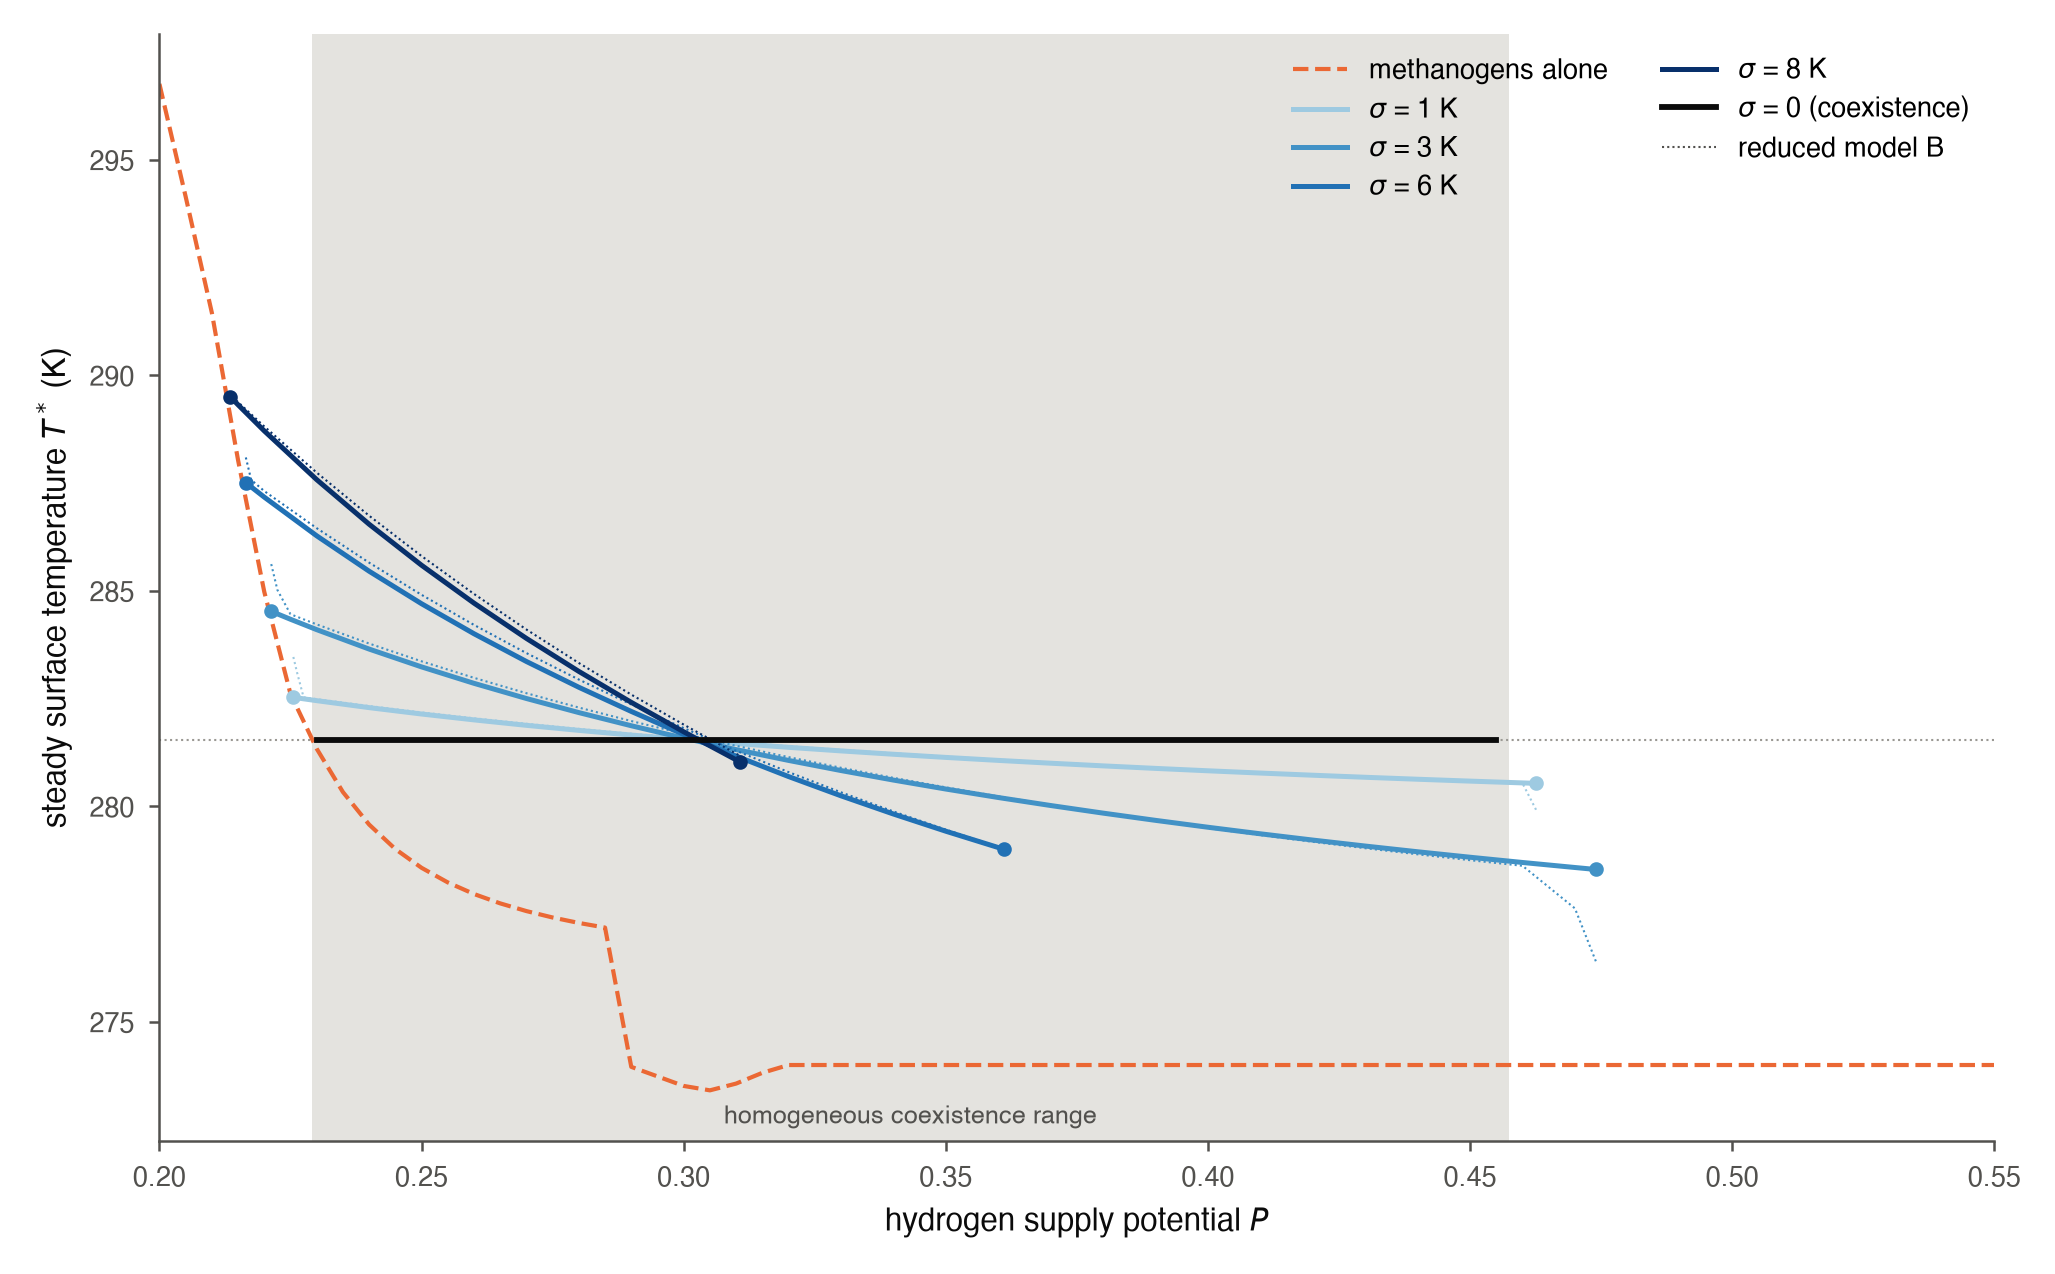

The script that saved this image:
"""Issue 1: finite steady temperature response T*(P) to supply under habitat spread.

Continues the f=0.5, fixed-products, ell=0.001 /h, d=1e-4 /yr spread state in the
supply potential P outward from P=0.30, with the archived adaptive-quadrature
and doubling acceptance. Compares each curve with the weak-mixing reduced model
(flux balance r = kappa P g(phi_M), T = T_clim(r), phi_M = (T+sigma-T*)/(2 sigma)).
"""

import json
import os
import sys
import time
from concurrent.futures import ProcessPoolExecutor
from dataclasses import replace
from pathlib import Path

for _v in ('OMP_NUM_THREADS', 'OPENBLAS_NUM_THREADS', 'VECLIB_MAXIMUM_THREADS'):
    os.environ.setdefault(_v, '1')

import numpy as np
from scipy.optimize import brentq

from terra_prisca.haze_world import continuum_core as model
from terra_prisca.haze_world import continuum_experiments as ce
from terra_prisca.haze_world import dynamic_core as ref
from terra_prisca.haze_world import dynamic_realisation as b1
from terra_prisca.haze_world import population_coupling as core

HERE = Path(__file__).resolve().parent
STEM = HERE / 'issue1_spread_response'
F, D = .5, 1e-4
P_REF, P_LO_HOM, P_HI_HOM = .30, .229178, .457327
SIGMAS = (0., 1., 3., 6., 8.)
TAU_SIGMAS = (1., 3., 6., 8.)
TAU_P = (.24, .30, .36, .42)
P_MIN, P_MAX, STEP = .20, .55, .01
ETA_A, ETA_M = .894871, .941322
MIN_GAP = 1e-4


def params_at(sigma, P, mesh=None):
    return ce.parameters('fixed', F, sigma, D, P, mesh)


def cheap_measure(y, p):
    g = ce.gain_check(y, p)
    return dict(T=ref.temperature(y[-1], p), r=float(y[-1]), Sc=g.get('Sc'), S0=g.get('S0'),
                G_loc=g.get('G_loc'), fd_ok=g.get('frozen_fd_agrees', False), nodes=p.n)


def agree(a, b):
    return (abs(a['T']-b['T']) < 1e-5 and ce.slopes_agree(a, b))


def accept(y, p, measure=cheap_measure, same=agree, max_iter=7):
    """Logit-resolve, then double mixed panels until slopes (and T) agree."""
    res = model.adaptive_equilibrium(p, seed=y, max_levels=32, max_nodes=4096)
    if res.get('status') != 'logit_resolved':
        return None, res.get('status')
    p, y = res['p'], res['y']
    prev = measure(y, p)
    for it in range(max_iter):
        mesh, _ = model.refine_panels(y, p, force_mixed=True)
        if len(mesh.nodes) == p.n:
            e = np.asarray(p.mesh.panels)
            mesh = model.gauss_mesh(p.sigma_k, np.sort(np.r_[e, (e[:-1]+e[1:])/2]))
        if len(mesh.nodes) > 4096:
            return None, 'node_limit'
        q = replace(p, mesh=mesh)
        found = model.equilibrium(model.interpolate_state(y, p, q), q)
        if found is None:
            return None, 'doubling_root_unresolved'
        _, chk = model.refine_panels(found['y'], q)
        if chk['status'] != 'logit_resolved':
            found = model.adaptive_equilibrium(q, seed=found['y'], max_levels=32, max_nodes=4096)
            if found.get('status') != 'logit_resolved':
                return None, found.get('status')
            q = found['p']
        cur = measure(found['y'], q)
        ok = same(prev, cur) and cur.get('fd_ok', True)
        p, y, prev = q, found['y'], cur
        if ok:
            return dict(y=y, p=p, m=cur, doublings=it+1), 'qualified'
    return None, 'doubling_unresolved'


def record(sigma, P, st, direction, status='accepted'):
    m, p = st['m'], st['p']
    ts = ref.temperature_status(st['y'], p)
    x = st['y'][:-1].reshape(p.n, 4)
    mean = p.weights @ x[:, 1:3]
    return dict(sigma_K=sigma, P=P, direction=direction, status=status, T_K=m['T'], r=m['r'],
                mean_acetogen=float(mean[0]), mean_methanogen=float(mean[1]),
                S_K_per_efold=m['Sc'], S0=m['S0'], G_loc=m['G_loc'], nodes=m['nodes'],
                doublings=st['doublings'], support_min_K=ts['support_min_k'],
                support_max_K=ts['support_max_k'])


def predictors(st, q, notes):
    """Tangent in r, previous biomass profile re-solved node by node (local manifold), on a fresh mesh."""
    p, y = st['p'], st['y']
    b = model.local_blocks(y, p)
    forcing = np.zeros((p.n, 4))
    forcing[:, 0] = model.YEAR/core.HENRY_30C_MOL_L_PA*core.supply_h2(p.base)
    dv, _ = model.block_solve(b, -forcing, 0.)
    r = y[-1]+dv[-1]*np.log(q.base.climate.donor_flux/p.base.climate.donor_flux)
    means = p.weights @ y[:-1].reshape(p.n, 4)[:, 1:3]
    for panels in (8, 12, 16, 6, 24, 4):
        mesh = model.gauss_mesh(q.sigma_k, np.linspace(-q.sigma_k, q.sigma_k, panels+1))
        qc = replace(q, mesh=mesh)
        seed = model.interpolate_state(y, p, qc)
        seed[-1] = max(r, 1e-6)
        try:
            seed = model.local_profile_correction(seed, qc, means)
        except ValueError:
            notes.append('domain_censored: predicted habitat temperature outside 273-303.15 K')
            return
        if seed is None:
            continue
        found = model.equilibrium(seed, qc)
        if found is not None:
            yield found['y'], qc


def advance(sigma, st, P, direction, out, depth=0):
    """Move the accepted state st to supply P, bisecting the P step on failure."""
    prev_P = st['P']
    q = params_at(sigma, P)
    new, why, notes = None, 'predictor_unresolved', []
    for y0, qc in predictors(st, q, notes):
        new, why = accept(y0, qc)
        if new is not None:
            break
    if new is not None:
        new['P'] = P
        out.append(record(sigma, P, new, direction))
        return new, None
    if notes and why == 'predictor_unresolved':
        why = notes[0]
    if abs(P-prev_P) <= MIN_GAP:
        return None, why
    mid = (P+prev_P)/2
    st2, why2 = advance(sigma, st, mid, direction, out, depth+1)
    if st2 is None:
        return None, why2
    return advance(sigma, st2, P, direction, out, depth+1)


def reference_state(sigma):
    p = params_at(sigma, P_REF)
    if sigma == 0:
        seeds = model.homogeneous_seeds(p)
        y = seeds[0]['y']
        st = dict(y=y, p=p, m=cheap_measure(y, p), doublings=0, P=P_REF)
        return st, 'qualified'
    res = model.adaptive_equilibrium(p, max_levels=32)
    if res.get('status') != 'logit_resolved':
        return None, res.get('status')
    st, why = accept(res['y'], res['p'])
    if st is not None:
        st['P'] = P_REF
    return st, why


def pack(st):
    p = st['p']
    return dict(y=[float(v) for v in st['y']], offsets=list(p.mesh.nodes), weights=list(p.mesh.weights),
                panels=list(p.mesh.panels))


def branch_job(args):
    sigma, direction = args
    t0 = time.time()
    st0, why = reference_state(sigma)
    if st0 is None:
        return dict(sigma=sigma, direction=direction, rows=[], end=dict(reason='reference_unresolved:'+str(why)), seconds=time.time()-t0)
    rows = []
    rows.append(record(sigma, P_REF, st0, 'ref'))
    targets = (np.arange(P_REF+STEP, P_MAX+1e-9, STEP) if direction > 0
               else np.arange(P_REF-STEP, P_MIN-1e-9, -STEP))
    st, end = st0, None
    saved = {}
    saved[P_REF] = pack(st0)
    for P in targets:
        P = round(float(P), 6)
        new, why = advance(sigma, st, P, 'up' if direction > 0 else 'down', rows)
        if new is None:
            ts = ref.temperature_status(st['y'], st['p'])
            end = dict(reason=why, last_P=st['P'], failed_target=P, last_T=st['m']['T'],
                       support_min_K=ts['support_min_k'], support_max_K=ts['support_max_k'])
            break
        st = new
        if P in TAU_P:
            saved[P] = pack(st)
    return dict(sigma=sigma, direction=direction, rows=rows, end=end, seconds=time.time()-t0, saved=saved)


def full_measure(y, p):
    m = ce.measure(y, p)
    return dict(T=m['temperature_k'], r=m['ratio'], Sc=m['Sc'], S0=m['S0'], G_loc=m['G_loc'], nodes=p.n,
                fd_ok=m['gain'].get('frozen_fd_agrees', False), lag=m['lag'])


def full_agree(a, b):
    return agree(a, b) and ce.lag_agrees(a['lag'], b['lag'])


def tau_job(args):
    sigma, P, y, offsets, weights, panels = args
    t0 = time.time()
    mesh = model.Mesh(tuple(offsets), tuple(weights), tuple(panels))
    p = params_at(sigma, P, mesh)
    st, why = accept(np.asarray(y), p, measure=full_measure, same=full_agree)
    if st is None:
        return dict(sigma_K=sigma, P=P, status=why, tau_c_status=None, tau_c_yr=None, seconds=time.time()-t0)
    lag = st['m']['lag']
    return dict(sigma_K=sigma, P=P, status='accepted', T_K=st['m']['T'], S_K_per_efold=st['m']['Sc'],
                nodes=st['m']['nodes'], tau_c_status=lag['status'], tau_c_yr=lag['tau_c'],
                crossings=lag.get('crossings'), seconds=time.time()-t0)


def homogeneous_curves(Ps):
    mixed, meth = [], []
    for P in Ps:
        p0 = b1.parameters('fixed', F, .001, P)
        for r in ref.single_equilibria(p0, 401):
            if r['kind'] == 'mixed':
                mixed.append((float(P), ref.temperature(r['r'], p0), float(r['r'])))
        q = replace(p0, base=replace(p0.base, enabled=(False, True)))
        for r in ref.single_equilibria(q, 401):
            if r['kind'] == 'methanogen':
                meth.append((float(P), ref.temperature(r['r'], q), float(r['r'])))
    return mixed, meth


def has_mixed(P):
    p0 = b1.parameters('fixed', F, .001, P)
    return any(r['kind'] == 'mixed' for r in ref.single_equilibria(p0, 401))


def reduced_T(sigma, P, Tstar, kappa, g, clim):
    def phi(T):
        return min(1., max(0., (T+sigma-Tstar)/(2*sigma)))
    def resid(T):
        return core.temperature_k(kappa*P*g(phi(T)), clim)-T
    T = brentq(resid, Tstar-sigma-60, Tstar+sigma+60, xtol=1e-10)
    return float(T), phi(T)


def main():
    t0 = time.time()
    jobs = [(s, d) for s in SIGMAS if s > 0 for d in (1, -1)]
    jobs.sort(key=lambda j: -j[0])
    with ProcessPoolExecutor(max_workers=8) as pool:
        results = list(pool.map(branch_job, jobs))
    t_branch = time.time()-t0
    rows, ends, secs, saved = [], {}, {}, {}
    for r in results:
        rows += r['rows']
        key = f"sigma{r['sigma']:g}_{'up' if r['direction'] > 0 else 'down'}"
        ends[key] = r['end']
        secs[key] = r['seconds']
        for P, v in r['saved'].items():
            saved[(r['sigma'], P)] = v
        print(key, len(r['rows']), 'points', r['end'], round(r['seconds']), 's', flush=True)
    rows = sorted({(r['sigma_K'], r['P']): r for r in rows}.values(), key=lambda r: (r['sigma_K'], r['P']))

    # sigma = 0 reference and homogeneous curves
    p_ref0 = params_at(0., P_REF)
    y0 = model.homogeneous_seeds(p_ref0)[0]['y']
    ref0 = cheap_measure(y0, p_ref0)
    Tstar, rstar = ref0['T'], ref0['r']
    Pgrid = np.round(np.arange(P_MIN, P_MAX+1e-9, .005), 6)
    mixed, meth = homogeneous_curves(Pgrid)
    edges_ok = dict(P_lo_below=has_mixed(P_LO_HOM-2e-6), P_lo_above=has_mixed(P_LO_HOM+2e-6),
                    P_hi_below=has_mixed(P_HI_HOM-2e-6), P_hi_above=has_mixed(P_HI_HOM+2e-6))
    rows0 = [dict(sigma_K=0., P=P, direction='hom', status='accepted', T_K=T, r=r) for P, T, r in mixed]
    rows0.append(dict(sigma_K=0., P=P_REF, direction='ref', status='accepted', T_K=Tstar, r=rstar,
                      S_K_per_efold=ref0['Sc'], S0=ref0['S0'], G_loc=ref0['G_loc'], nodes=1))
    rows = rows0 + rows

    # reduced model
    clim = p_ref0.base.climate
    Q = P_HI_HOM/P_LO_HOM
    gg = lambda f: F*ETA_A+f*(ETA_M-F*ETA_A)
    kA = rstar/np.sqrt(P_LO_HOM*gg(1.)*P_HI_HOM*gg(0.))
    kB = rstar/P_LO_HOM
    gB = lambda f: 1.+(1./Q-1.)*(1-f)
    reds = dict(A=(kA, gg), B=(kB, gB))
    kslope = 140.7
    for r in rows:
        sg = r['sigma_K']
        if sg > 0:
            for key, (k, g) in reds.items():
                T, ph = reduced_T(sg, r['P'], Tstar, k, g, clim)
                r['T_red_'+key], r['phi_red_'+key] = T, ph
            sgeo = 2*sg*(P_LO_HOM/r['P'])*Q/(Q-1)
            r['S_hyp'] = -1/(1/kslope+1/sgeo)

    # tau_c
    tau_jobs = []
    for sg in TAU_SIGMAS:
        for P in TAU_P:
            v = saved.get((sg, P))
            if v:
                tau_jobs.append((sg, P, v['y'], v['offsets'], v['weights'], v['panels']))
    t1 = time.time()
    with ProcessPoolExecutor(max_workers=8) as pool:
        taus = list(pool.map(tau_job, sorted(tau_jobs, key=lambda j: -j[0])))
    t_tau = time.time()-t1
    taus.sort(key=lambda r: (r['sigma_K'], r['P']))
    for r in taus:
        print('tau', r['sigma_K'], r['P'], r.get('status'), r.get('tau_c_status'), r.get('tau_c_yr'), round(r['seconds']), 's', flush=True)

    # summaries
    summary = {}
    for sg in SIGMAS:
        sub = [r for r in rows if r['sigma_K'] == sg and r['direction'] != 'hom']
        if sg == 0:
            hom = [r for r in rows if r['sigma_K'] == 0 and r['direction'] == 'hom']
            summary['0'] = dict(T_min=min(r['T_K'] for r in hom), T_max=max(r['T_K'] for r in hom),
                                P_first=hom[0]['P'], P_last=hom[-1]['P'])
            continue
        P = np.array([r['P'] for r in sub]); T = np.array([r['T_K'] for r in sub])
        info = dict(P_min=float(P.min()), P_max=float(P.max()), T_at_Pmin=float(T[P.argmin()]),
                    T_at_Pmax=float(T[P.argmax()]), T_pred_lo=Tstar+sg, T_pred_hi=Tstar-sg)
        cov_lo, cov_hi = P.min() <= P_LO_HOM+1e-9, P.max() >= P_HI_HOM-1e-9
        info.update(covers_P_lo=bool(cov_lo), covers_P_hi=bool(cov_hi))
        lo, hi = max(P_LO_HOM, P.min()), min(P_HI_HOM, P.max())
        info.update(T_at_lo_edge=float(np.interp(lo, P, T)), T_at_hi_edge=float(np.interp(hi, P, T)),
                    P_lo_used=float(lo), P_hi_used=float(hi),
                    span_K=float(np.interp(lo, P, T)-np.interp(hi, P, T)), span_hypothesis_K=2*sg,
                    support_min_K_over_branch=float(min(r['support_min_K'] for r in sub)),
                    max_T_K=float(T.max()), min_T_K=float(T.min()))
        for key in ('A', 'B'):
            dev = np.array([r['T_K']-r['T_red_'+key] for r in sub])
            i = int(np.abs(dev).argmax())
            info['max_abs_dev_'+key] = float(abs(dev[i])); info['at_P_'+key] = float(P[i])
            info['rms_dev_'+key] = float(np.sqrt((dev**2).mean()))
            inside = np.array([(r['P'] >= lo-1e-9) and (r['P'] <= hi+1e-9) for r in sub])
            info['max_abs_dev_inrange_'+key] = float(np.abs(dev[inside]).max()) if inside.any() else None
            Tr_lo, _ = reduced_T(sg, P_LO_HOM, Tstar, *reds[key][:1], reds[key][1], clim)
            Tr_hi, _ = reduced_T(sg, P_HI_HOM, Tstar, *reds[key][:1], reds[key][1], clim)
            info['red_T_at_P_lo_'+key] = Tr_lo; info['red_T_at_P_hi_'+key] = Tr_hi
        Sref = next(r for r in sub if r['direction'] == 'ref')
        info['S_ref_computed'] = Sref['S_K_per_efold']; info['S_ref_hypothesis'] = Sref['S_hyp']
        sd = np.array([r['S_K_per_efold']-r['S_hyp'] for r in sub]); rel = sd/np.array([r['S_K_per_efold'] for r in sub])
        info['S_rel_dev_max'] = float(np.abs(rel).max()); info['S_rel_dev_median'] = float(np.median(np.abs(rel)))
        summary[f'{sg:g}'] = info

    meta = dict(T_star_K=Tstar, r_star=rstar, kappa_A=kA, kappa_B=kB, Q=Q, P_lo=P_LO_HOM, P_hi=P_HI_HOM,
                homogeneous_mixed_edge_check=edges_ok, branch_ends=ends, branch_seconds=secs,
                branch_wall_seconds=t_branch, tau_wall_seconds=t_tau, total_wall_seconds=time.time()-t0,
                f=F, d_per_yr=D, loss_per_h=.001, chemistry='fixed',
                acceptance='adaptive logit-resolved mesh; panel doubling until T (1e-5 K), Sc, S0 (slopes_agree) and frozen finite-difference agree; tau_c points also require lag_agrees')
    out = dict(meta=meta, summary=summary, tau_c=taus, rows=rows, methanogen_only=meth)
    STEM.with_suffix('.json').write_text(json.dumps(ce.clean(out), indent=1, allow_nan=False)+'\n')
    write_csv(rows, taus)
    plot(rows, meth, summary, Tstar)
    print(json.dumps(ce.clean(dict(meta=meta, summary=summary)), indent=1))


def write_csv(rows, taus):
    import csv
    cols = ['sigma_K', 'P', 'direction', 'status', 'T_K', 'r', 'mean_acetogen', 'mean_methanogen', 'S_K_per_efold',
            'S0', 'G_loc', 'S_hyp', 'T_red_A', 'T_red_B', 'phi_red_A', 'phi_red_B', 'nodes', 'doublings',
            'support_min_K', 'support_max_K']
    tau_at = {(t['sigma_K'], t['P']): t for t in taus}
    cols += ['tau_c_status', 'tau_c_yr', 'tau_nodes']
    with STEM.with_suffix('.csv').open('w', newline='') as h:
        w = csv.DictWriter(h, cols, extrasaction='ignore')
        w.writeheader()
        for r in rows:
            r = dict(r)
            t = tau_at.get((r['sigma_K'], r['P']))
            if t and r['direction'] != 'hom':
                r.update(tau_c_status=t.get('tau_c_status') or t.get('status'), tau_c_yr=t.get('tau_c_yr'), tau_nodes=t.get('nodes'))
            w.writerow(ce.clean(r))
    # tau points that fell between stored rows (none expected) are in the json


def plot(rows, meth, summary, Tstar):
    import matplotlib.pyplot as plt
    from terra_prisca.haze_world.paper_figures import style
    style.apply()
    fig, ax = plt.subplots(figsize=(style.DOUBLE, style.DOUBLE*.62))
    ax.axvspan(P_LO_HOM, P_HI_HOM, color=style.GRID, zorder=0, lw=0)
    ax.axhline(Tstar, color=style.MUTED, lw=.5, ls=':')
    ax.plot([m[0] for m in meth], [m[1] for m in meth], color=style.METHANOGEN, ls='--', lw=1, label='methanogens alone')
    shades = {1.: '#9ecae1', 3.: '#4292c6', 6.: '#2171b5', 8.: '#08306b'}
    for sg in (1., 3., 6., 8.):
        sub = [r for r in rows if r['sigma_K'] == sg and r['direction'] != 'hom']
        if not sub:
            continue
        P = np.array([r['P'] for r in sub]); T = np.array([r['T_K'] for r in sub])
        ax.plot(P, T, color=shades[sg], lw=1.2, label=f'$\\sigma$ = {sg:g} K')
        ax.plot(P, [r['T_red_B'] for r in sub], color=shades[sg], lw=.5, ls=(0, (1, 1.5)))
        ax.plot([P[0], P[-1]], [T[0], T[-1]], ls='none', marker='o', ms=2.5, color=shades[sg])
    hom = [r for r in rows if r['sigma_K'] == 0 and r['direction'] == 'hom']
    ax.plot([r['P'] for r in hom], [r['T_K'] for r in hom], color=style.INK, lw=1.4, label='$\\sigma$ = 0 (coexistence)')
    ax.plot([], [], color=style.INK_2, lw=.5, ls=(0, (1, 1.5)), label='reduced model B')
    ax.set_xlabel('hydrogen supply potential $P$')
    ax.set_ylabel('steady surface temperature $T^*$ (K)')
    ax.set_xlim(P_MIN, P_MAX)
    ax.legend(frameon=False, ncol=2, loc='upper right')
    ax.text(.5*(P_LO_HOM+P_HI_HOM), ax.get_ylim()[0]+.4, 'homogeneous coexistence range', ha='center', fontsize=6, color=style.INK_2)
    fig.tight_layout()
    fig.savefig(STEM.with_suffix('.png'), dpi=300)


if __name__ == '__main__':
    main()
